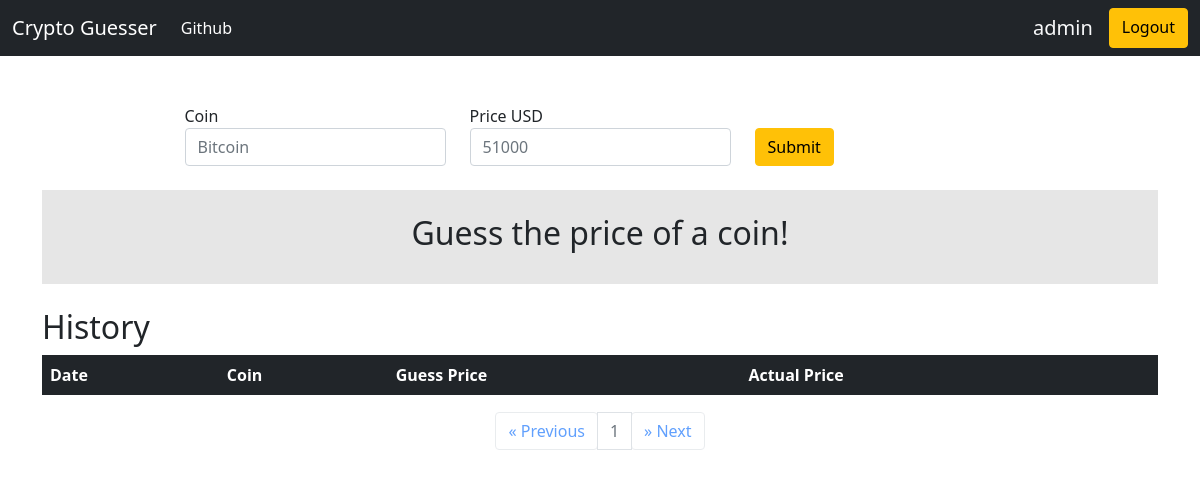
The app's page /?page=2 (signed in), older data.
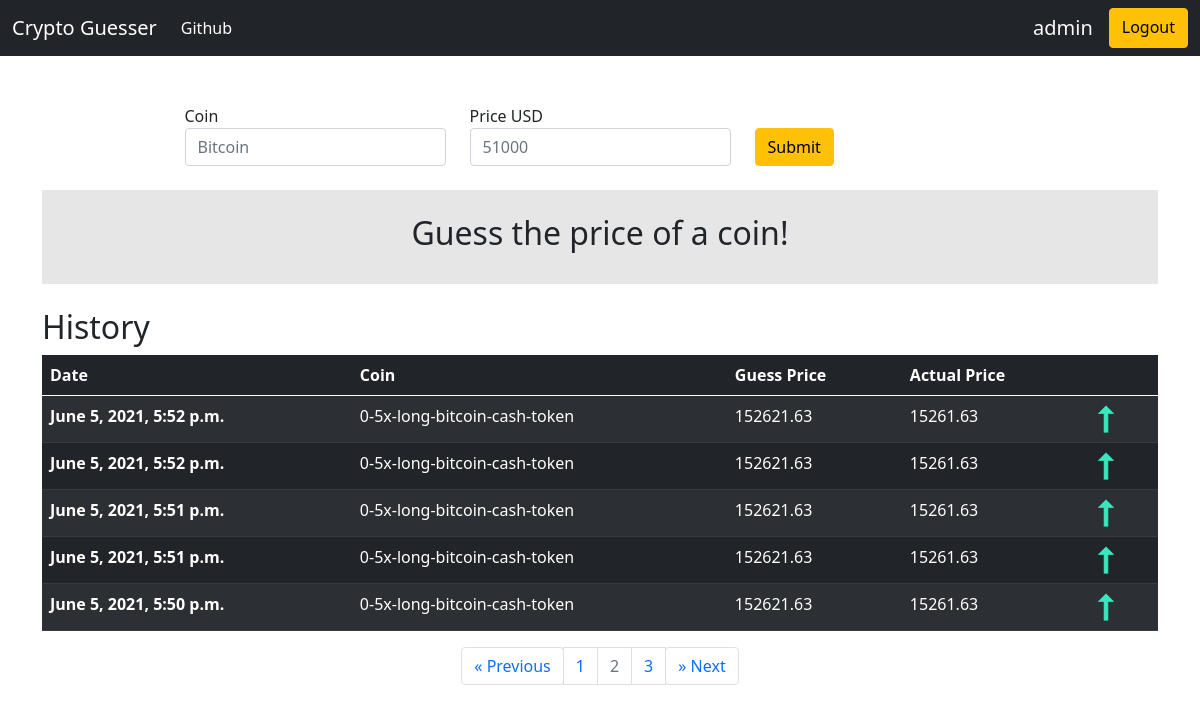
The same page, newer data.
### result/models.py (models this page shows, shortened)
class Result(models.Model):
    coin = models.CharField(max_length=120, blank=False, null=False)
    guess_price = models.DecimalField(decimal_places=2, max_digits=10000)
    actual_price = models.DecimalField(decimal_places=2, max_digits=10000)
    author = models.ForeignKey(User, related_name='result', on_delete=models.CASCADE)
    created_at = models.DateTimeField(auto_now_add=True)
    objects = ResultManager()

### pages/views.py (the view, shortened to what this page needs)
# urls.py: path('', homepage_view, name='home'),
def homepage_view(request, *args, **kwargs):
    message = ""
    guess_price = 0
    actual_price = 0
    is_valid = False
    results = []
    if request.user.is_authenticated:
        results = Result._meta.model.objects.filter(author=request.user).order_by('-created_at')
    page = request.GET.get('page', 1)
    paginator = Paginator(results, 5)
    try:
        results = paginator.page(page)
    except PageNotAnInteger:
        results = paginator.page(1)
    except EmptyPage:
        results = paginator.page(paginator.num_pages)
    context = {
        'history' : results,
        'guess_result' : {
            'is_valid' : is_valid,
            "guess_price" : float(guess_price),
            "actual_price" : float(actual_price),
            "message" : message
        }
    }
    return render(request, "homepage.html", context)

### templates/homepage.html (shortened to what the changed rows need)
{% extends 'base.html' %}
{% load mathfilters %}
{% block content %}
<div class="container mt-5">
      <div class="my-4 p-4" style="background-color: rgba(15, 15, 15, 0.1);">
        {% if guess_result.is_valid %}
                {% if guess_result.guess_price < guess_result.actual_price %}
                  {% load static %}
                {% elif guess_result.guess_price > guess_result.actual_price %}
                  {% load static %}
                {% else %}
                  {% load static %}
                {% endif %}
        {% elif guess_result.message == "" %}
        <div class="d-flex justify-content-center">
          <h2>Guess the price of a coin!</h2>
        </div>
        {% else %}
        <div class="d-flex justify-content-center">
          <h2>{{guess_result.message}}</h2>
        </div>
        {% endif %}
      </div>
      <h2>History</h2>
    <div class="d-flex justify-content-center">
        <table id="table" class="table table-dark table-striped table-hover">
            <thead>
            <tr>
                <th scope="col">Date</th>
                <th scope="col">Coin</th>
                <th scope="col">Guess Price</th>
                <th scope="col">Actual Price</th>
                <th scope="col"></th>
            </tr>
            </thead>
            <tbody>
            {% for result in history %}
            <tr data-href='https://www.google.com'>
                <th scope="row">{{result.created_at}}</th>
                <td>{{result.coin}}</td>
                <td>{{result.guess_price}}</td>
                <td>{{result.actual_price}}</td>
                {% if result.guess_price < result.actual_price %}
                    {% load static %}
                {% elif result.guess_price > result.actual_price %}
                <td>
                    {% load static %}
                    <img src="{% static 'images/icons8-up-30.png' %}" alt="greater than">
                </td>
                {% else %}
                    {% load static %}
                {% endif %}
            </tr>
            {% endfor %}
            </tbody>
        </table>
      </div>
    <nav class="d-flex justify-content-center" aria-label="history navigation">
      <ul class="pagination">
        {% for i in history.paginator.page_range %}
            {% if i|sub:history.number|abs <= 1 %}
            <li class="page-item {% if history.number == i %}disabled{% endif %}"><a class="page-link" href="?page={{ i }}">{{ i }}</a></li>
            {% endif %}
        {% endfor %}
      </ul>
    </nav>
</div>
{% endblock %}

Row changes from the older to the newer data that the page shows:
added Result: created_at "June 5, 2021, 5:52 p.m.", coin "0-5x-long-bitcoin-cash-token", guess_price "152621.63", actual_price "15261.63"
added Result: created_at "June 5, 2021, 5:52 p.m.", coin "0-5x-long-bitcoin-cash-token", guess_price "152621.63", actual_price "15261.63"
added Result: created_at "June 5, 2021, 5:51 p.m.", coin "0-5x-long-bitcoin-cash-token", guess_price "152621.63", actual_price "15261.63"
added Result: created_at "June 5, 2021, 5:51 p.m.", coin "0-5x-long-bitcoin-cash-token", guess_price "152621.63", actual_price "15261.63"
added Result: created_at "June 5, 2021, 5:50 p.m.", coin "0-5x-long-bitcoin-cash-token", guess_price "152621.63", actual_price "15261.63"
Text that changed along with them:
new list line: "2"
new list line: "3"
